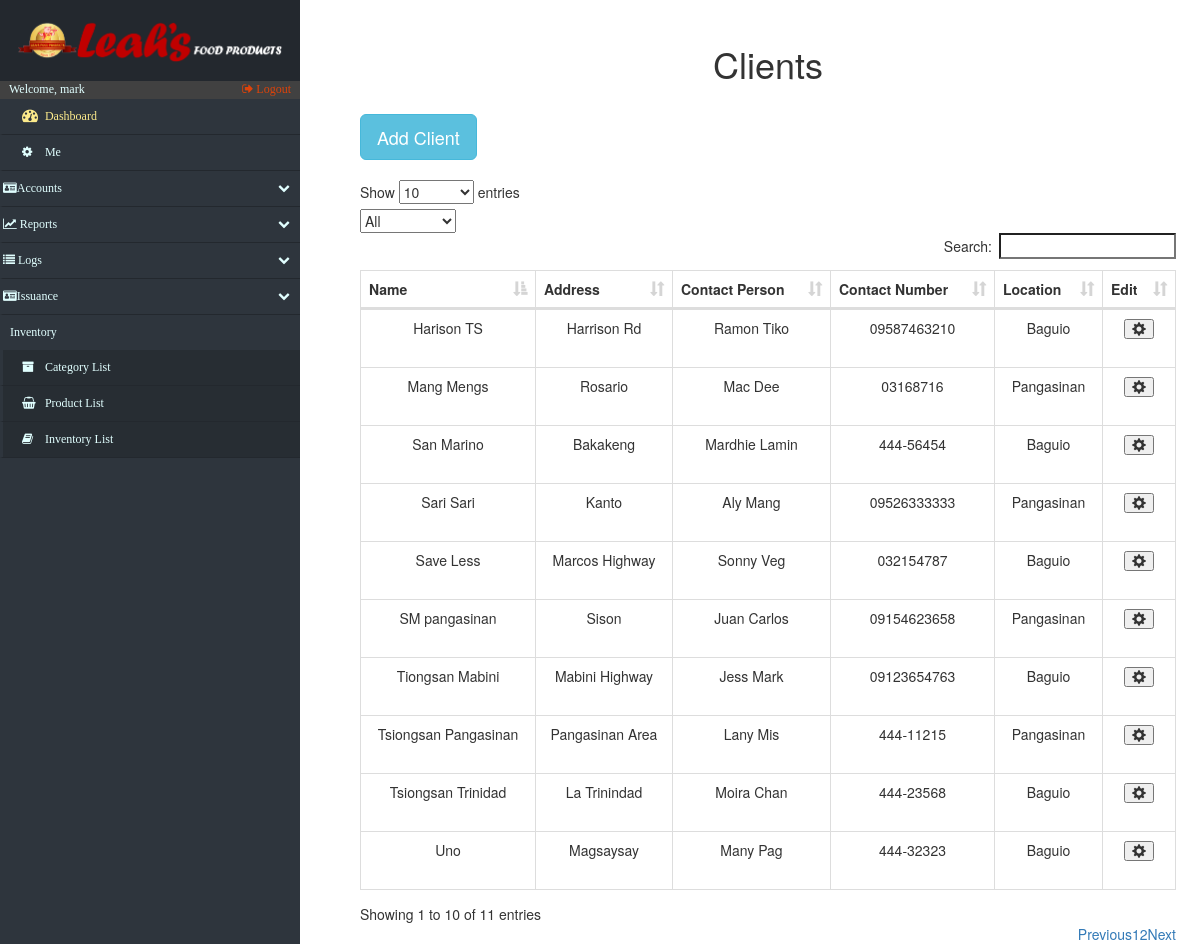
The app's page /accounts_Clients.php (signed in) with its own data.
### tables this page shows
CREATE TABLE IF NOT EXISTS `clients` (
  `c_id` int(15) NOT NULL AUTO_INCREMENT,
  `c_name` varchar(20) NOT NULL,
  `c_address` varchar(20) NOT NULL,
  `c_location` varchar(50) DEFAULT NULL,
  `c_contactperson` varchar(50) DEFAULT NULL,
  `c_contactpersonnumber` varchar(50) DEFAULT NULL,
  PRIMARY KEY (`c_id`)
);

### accounts_Clients.php (the view, shortened to what this page needs)
<!DOCTYPE html>
<html lang="en">
<head>
    <?php include('fragments/config.php') ?>
    <link rel="stylesheet" href="https://maxcdn.bootstrapcdn.com/bootstrap/3.3.7/css/bootstrap.min.css">
    <link href="src/css/datatables.css" rel="stylesheet">
    <link href="//maxcdn.bootstrapcdn.com/font-awesome/4.2.0/css/font-awesome.min.css" rel="stylesheet">
    <link href="src/css/sidebar.css" rel="stylesheet">
    <link href="src/css/custom.css" rel="stylesheet">
</head>
<body>
    <div class="nav-side-menu">
        <div class="brand">
            <div class="brandtext"></div>
        </div>
        <div class="user_info">
            <span>Welcome, <?php
                echo $_SESSION['username'];
                ?>
            </span>
            <a href="fragments/logout.php">
                <i class="fa fa-sign-out" aria-hidden="true"></i> Logout
            </a>
        </div>
        <div class="menu-list">
            <ul id="menu-content" class="menu-content collapse out">
                <li>
                    <a id="dashboard_txt" href="index.php">
                        <i class="fa fa-dashboard fa-lg"></i> Dashboard
                    </a>
                </li>
                 <li><a href="settings.php"><i class="fa fa-cog"></i> Me</a></li>
                <li data-toggle="collapse" data-target="#accounts" class="collapsed">
                    <i class="fa fa-id-card" aria-hidden="true"></i>Accounts <span class="arrow"></span>
                </li>
                <li data-toggle="collapse" data-target="#reports" class="collapsed">
                    <i class="fa fa-line-chart" aria-hidden="true"></i> Reports <span class="arrow"></span>
                </li>
                <li data-toggle="collapse" data-target="#issue" class="collapsed">
                    <i class="fa fa-list" aria-hidden="true"></i> Logs <span class="arrow"></span>
                </li>
                 <li data-toggle="collapse" data-target="#issuance" class="collapsed">
                    <i class="fa fa-id-card" aria-hidden="true"></i>Issuance<span class="arrow"></span>
                </li>
                <div class="sub-menu_nct">
                    <span class="sub-menu">Inventory
                    </span>
                </div>
                <li class="sub-menu_nc">
                    <a class="sub-menu_nc" href="categories.php">
                        <i class="fa fa-archive"> </i> Category List
                    </a>
                </li>
                <li class="sub-menu_nc">
                    <a class="sub-menu_nc" href="products.php">
                        <i class="fa fa-shopping-basket"> </i> Product List
                    </a>
                </li>
                <li class="sub-menu_nc">
                    <a href="inventory.php">
                        <i class="fa fa-book"> </i> Inventory List
                    </a>
                </li>
            </ul>
        </div>
    </div>
    <div id="page-content-wrapper">
        <div class="containers">
            <table class="table table-striped table-bordered">
                <h1 align="center">Clients</h1>
            </table>
            <?php
							$retrieve = ("SELECT * FROM clients;");
							$results = mysqli_query($db, $retrieve);
						?>
                <table class="table table-striped table-bordered">
                    <button type="button" class="btn btn-info btn-lg" data-toggle="modal" data-target="#myModal">Add Client</button>
                </table>
                <div id="mainContainer">
                    <table id="datatables" class="table table-hover table-bordered dataTable" cellspacing="0" width="100%" role="grid" aria-describedby="myTable_info" style="width: 100%;">
                        <thead>
                            <tr>
                                <th>Name</th>
                                <th>Address</th>
                                <th>Contact Person</th>
                                <th>Contact Number</th>
                                <th>Location</th>
                                <th>Edit</th>
                            </tr>
                        </thead>
                        <tbody>
                            <?php
							foreach ($results as $data):
						?>
                                <tr>
									<?php
											$individual_c_id=$data["c_id"];
                                        ?>
                                    <td data-title="c_name">
                                        <?php echo $data["c_name"]; ?>
                                    </td>
                                    <td data-title="c_address">
                                        <?php echo $data["c_address"]; ?>
                                    </td>
                                    <td data-title="c_Person">
                                        <?php echo $data["c_contactperson"]; ?>
                                    </td>
                                    <td data-title="c_Number">
                                        <?php echo $data["c_contactpersonnumber"]; ?>
                                    </td>
                                    <td data-title="c_location">
                                        <?php echo $data["c_location"]; ?>
                                    </td>
									<td data-title="edit">
                                        <table class="table table-striped table-bordered">
                                            <button type="button" class="glyphicon glyphicon-cog" onclick="refresh()" data-toggle="modal" aria-hidden="true" data-target="#<?php echo $individual_c_id;?>"></button>
                                        </table>
                                    </td>
                                </tr>
                                <?php
							endforeach;
						?>
                        </tbody>
                    </table>
                </div>
        </div>
    </div>
</body>
</html>

### src/css/datatables.css (style rules this page uses)
table.dataTable { clear: both; width: auto; text-align: center; margin-top: 6px !important; margin-bottom: 6px !important; max-width: none !important; border-collapse: separate !important }
table.dataTable td, table.dataTable th { -webkit-box-sizing: content-box; box-sizing: content-box }
table.dataTable thead>tr>th.sorting_asc, table.dataTable thead>tr>th.sorting_desc, table.dataTable thead>tr>th.sorting, table.dataTable thead>tr>td.sorting_asc, table.dataTable thead>tr>td.sorting_desc, table.dataTable thead>tr>td.sorting { padding-right: 30px }
table.dataTable thead .sorting, table.dataTable thead .sorting_asc, table.dataTable thead .sorting_desc, table.dataTable thead .sorting_asc_disabled, table.dataTable thead .sorting_desc_disabled { cursor: pointer; position: relative }
table.dataTable thead .sorting:after, table.dataTable thead .sorting_asc:after, table.dataTable thead .sorting_desc:after, table.dataTable thead .sorting_asc_disabled:after, table.dataTable thead .sorting_desc_disabled:after { position: absolute; bottom: 8px; right: 8px; display: block; font-family: 'Glyphicons Halflings'; opacity: 0.5 }
table.dataTable thead .sorting:after { opacity: 0.2; content: "\e150" }
table.dataTable thead .sorting_asc:after { content: "\e155" }
table.table-bordered.dataTable th, table.table-bordered.dataTable td { border-left-width: 0 }
table.table-bordered.dataTable th:last-child, table.table-bordered.dataTable th:last-child, table.table-bordered.dataTable td:last-child, table.table-bordered.dataTable td:last-child { border-right-width: 0 }
table.table-bordered.dataTable tbody th, table.table-bordered.dataTable tbody td { border-bottom-width: 0 }

### src/css/sidebar.css (style rules this page uses)
.nav-side-menu { overflow: hidden; font-family: verdana; font-size: 12px; font-weight: 200; background-color: #2e353d; position: fixed; top: 0px; width: 300px; height: 100%; color: #e1ffff; }
.nav-side-menu .brand { background-color: #23282e; line-height: 50px; display: block; text-align: center; font-size: 14px; }
.nav-side-menu ul, .nav-side-menu li { list-style: none; padding: 0px; margin: 0px; line-height: 35px; cursor: pointer; }
.nav-side-menu li { padding-left: 0px; border-left: 3px solid #2e353d; border-bottom: 1px solid #23282e; }
.nav-side-menu li a { text-decoration: none; color: #e1ffff; }
.nav-side-menu li a i { padding-left: 10px; width: 20px; padding-right: 20px; }
@media (min-width: 800px) { .nav-side-menu .menu-list .menu-content { display: block; } }
body { margin: 0px; padding: 0px; }
#dashboard_txt { color: #fcea8b; }
.sub-menu_nc { background-color: #272d33; }
.sub-menu_nct { padding-left: 10px; }
.nav-side-menu .brand .brandtext { padding: 4%; content: url(../img/LeahsTextAlter.PNG); width: 100%; text-align: center; }
.user_info { background-color: #414141; }
.user_info a { float: right; padding-right: 3%; color: #dd430a; }
.user_info span { padding-left: 3% }
.sub-menu_nc a { display: block; }
.menu-content > li a { display: inline-block; width: 100%; }
#menu-content li a { padding-left: 3%; }

### src/css/custom.css (style rules this page uses)
.containers { padding: 0px; margin: 0px; margin-top:2%; float: right; width: 79%; padding-right: 5%; }
@media (max-width: 1600px) { .containers { width: 75%; padding-right: 4%; } }
@media (max-width: 1400px) { .containers { width: 73%; padding-right 3%;: } }
@media (max-width: 1260px) { .containers { width: 70%; padding-right: 2%; } }

### records on screen
clients: c_name "Harison TS", c_address "Harrison Rd", c_contactperson "Ramon Tiko", c_contactpersonnumber "09587463210", c_location "Baguio"
clients: c_name "SM pangasinan", c_address "Sison", c_contactperson "Juan Carlos", c_contactpersonnumber "09154623658", c_location "Pangasinan"
clients: c_name "Tsiongsan Trinidad", c_address "La Trinindad", c_contactperson "Moira Chan", c_contactpersonnumber "444-23568", c_location "Baguio"
clients: c_name "Tsiongsan Pangasinan", c_address "Pangasinan Area", c_contactperson "Lany Mis", c_contactpersonnumber "444-11215", c_location "Pangasinan"
clients: c_name "Save Less", c_address "Marcos Highway", c_contactperson "Sonny Veg", c_contactpersonnumber "032154787", c_location "Baguio"
clients: c_name "Sari Sari", c_address "Kanto", c_contactperson "Aly Mang", c_contactpersonnumber "09526333333", c_location "Pangasinan"
clients: c_name "San Marino", c_address "Bakakeng", c_contactperson "Mardhie Lamin", c_contactpersonnumber "444-56454", c_location "Baguio"
clients: c_name "Mang Mengs", c_address "Rosario", c_contactperson "Mac Dee", c_contactpersonnumber "03168716", c_location "Pangasinan"
clients: c_name "Tiongsan Mabini", c_address "Mabini Highway", c_contactperson "Jess Mark", c_contactpersonnumber "09123654763", c_location "Baguio"
clients: c_name "Uno", c_address "Magsaysay", c_contactperson "Many Pag", c_contactpersonnumber "444-32323", c_location "Baguio"

### other values on screen
$_SESSION['username'] "mark"
